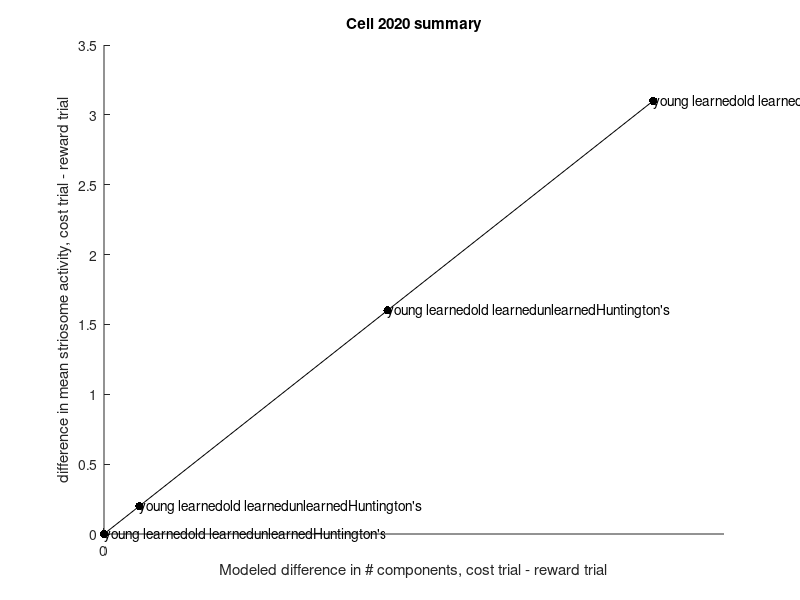
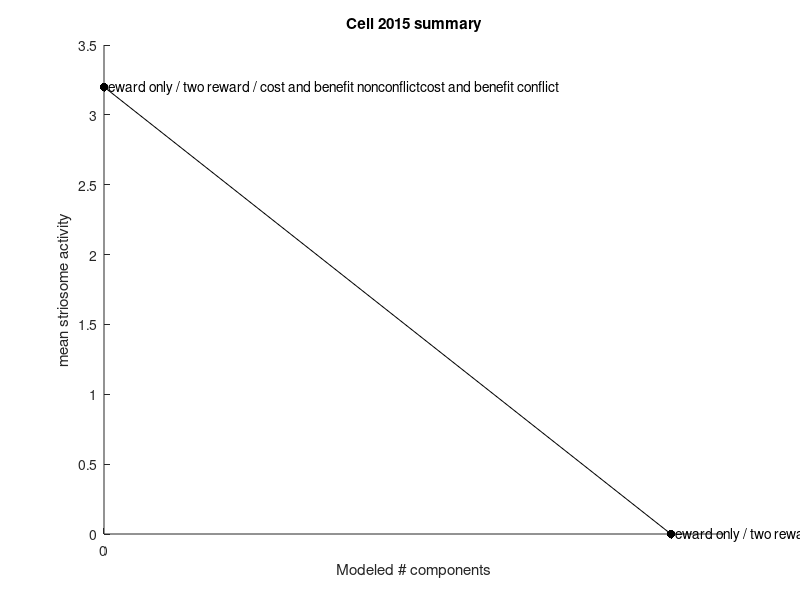
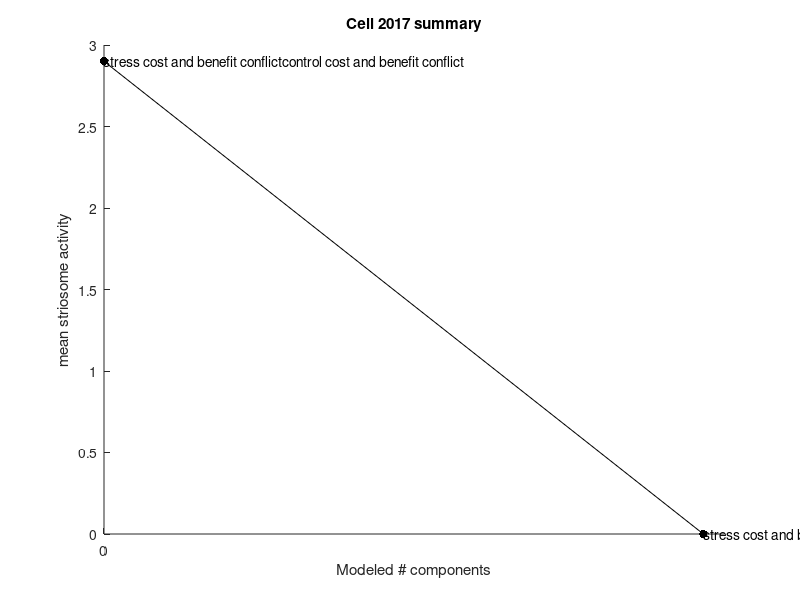

Write MATLAB code to recreate these figures, in order.
clear; close all


% Cell 2020

tasks_2020 = ["young learned","old learned","unlearned","Huntington's"];
delta_activity = [3.1,1.6,.2,0];

figure; hold on
scatter(delta_activity,delta_activity,'k','filled')
plot(delta_activity,delta_activity,'k')
text(delta_activity,delta_activity,tasks_2020)
hold off
xlabel("Modeled difference in # components, cost trial - reward trial")
ylabel("difference in mean striosome activity, cost trial - reward trial")
xticks(0)
title("Cell 2020 summary")




% Cell 2015

tasks_2015 = ["reward only / two reward / cost and benefit nonconflict", ...
    "cost and benefit conflict"];
activity = [3.2 0];
modeled_n_components = max(activity) - activity;

figure; hold on
scatter(modeled_n_components,activity,'k','filled')
plot(modeled_n_components,activity,'k')
text(modeled_n_components,activity,tasks_2015)
hold off
xlabel("Modeled # components")
ylabel("mean striosome activity")
xticks(0)
title("Cell 2015 summary")




% Cell 2017

tasks_2017 = ["stress cost and benefit conflict", ...
    "control cost and benefit conflict"];
activity = [2.9 0];
modeled_n_components = max(activity) - activity;

figure; hold on
scatter(modeled_n_components,activity,'k','filled')
plot(modeled_n_components,activity,'k')
text(modeled_n_components,activity,tasks_2017)
hold off
xlabel("Modeled # components")
ylabel("mean striosome activity")
xticks(0)
title("Cell 2017 summary")

